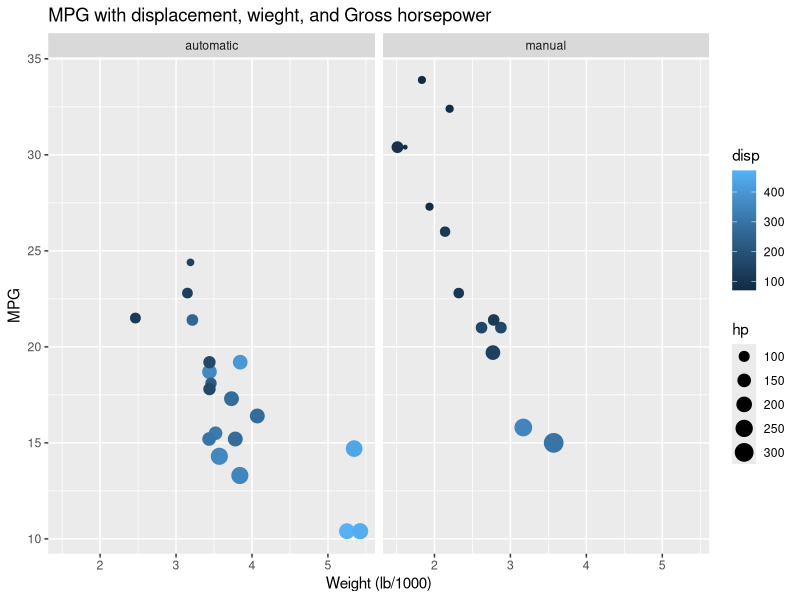
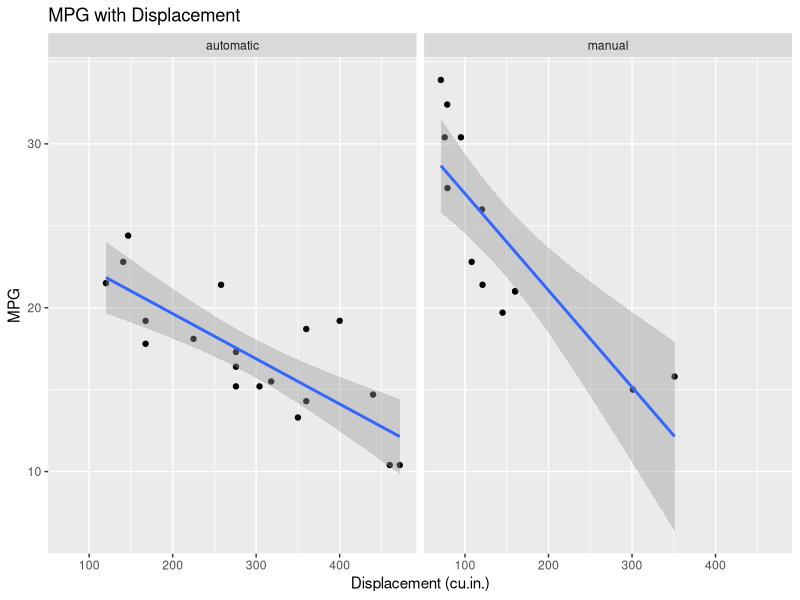
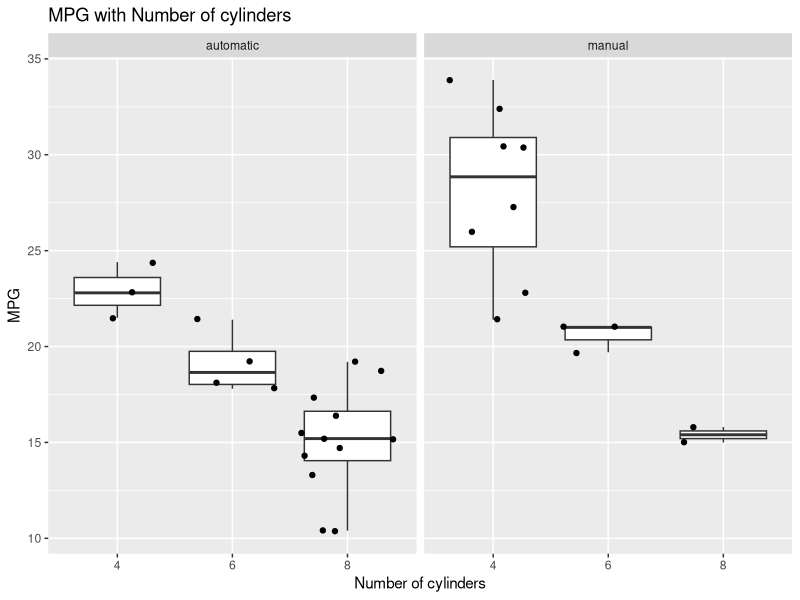
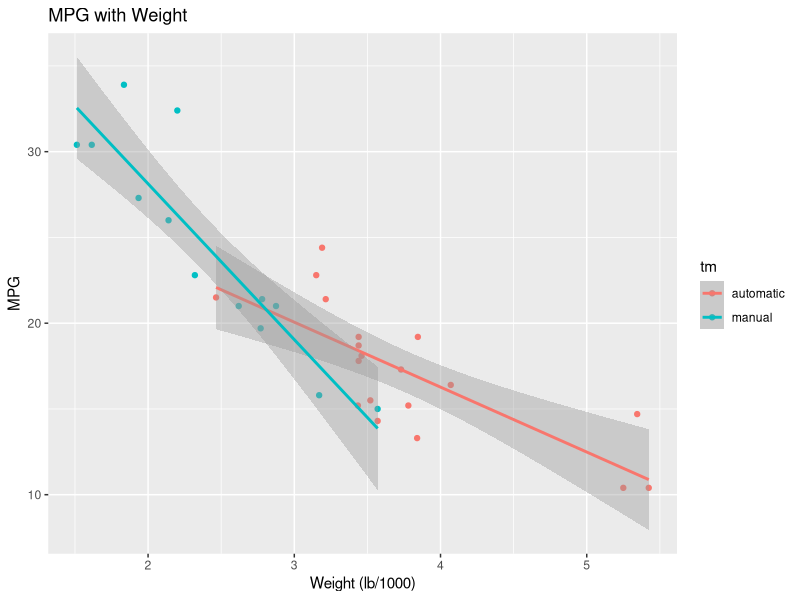
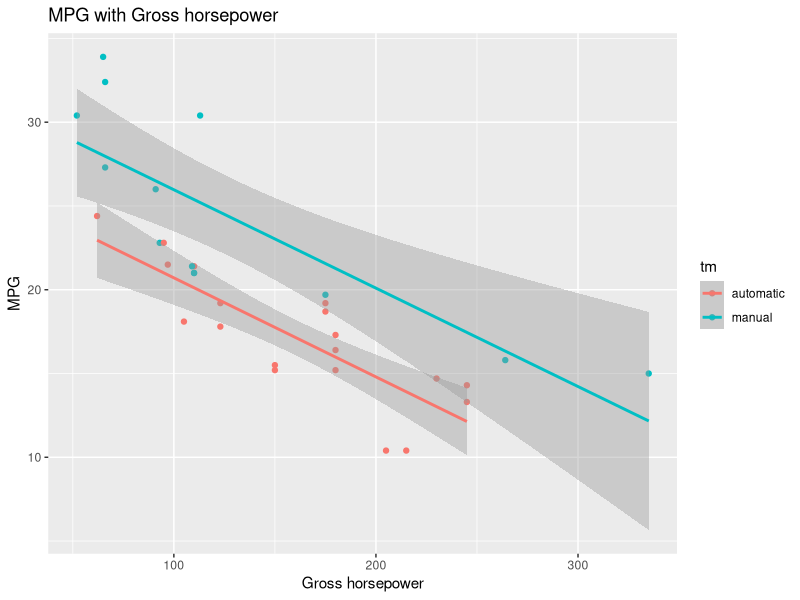
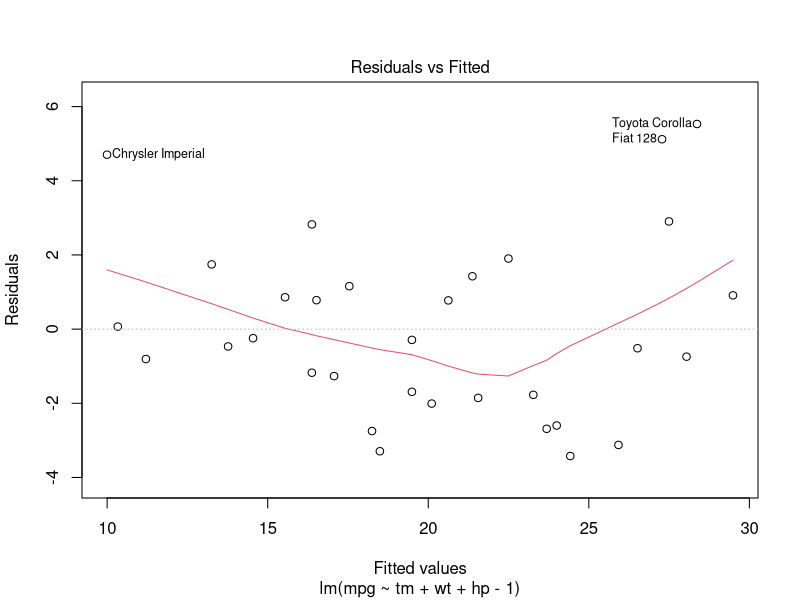
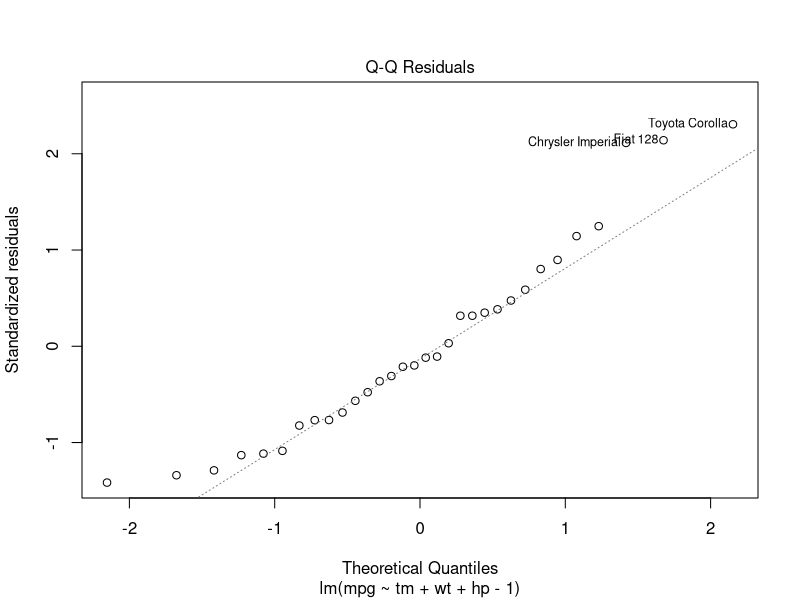
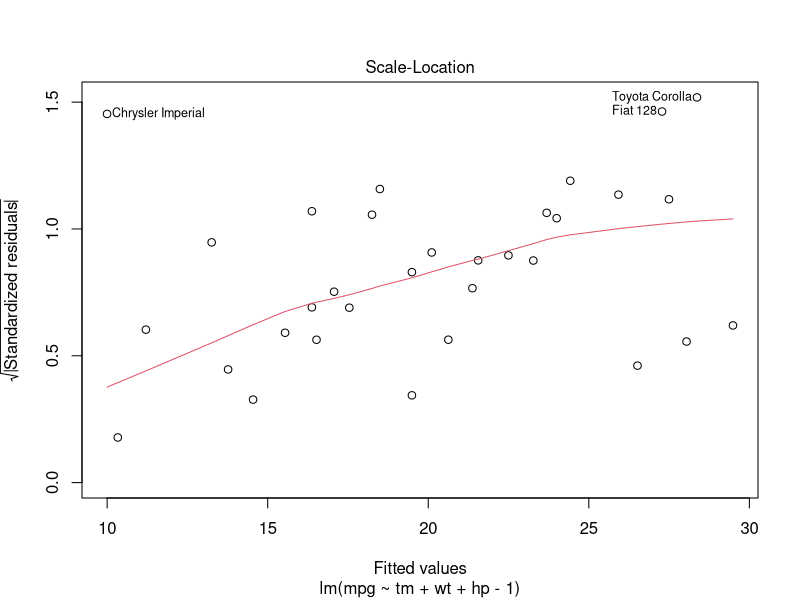

Generate these figures, in order, with R:
## ---- chunk 1
library(ggplot2)
data(mtcars)

mcars <- mtcars
mcars[mcars$am ==0,c("tm")] <- gsub("0", "automatic", mcars[mcars$am ==0,c("am")])
mcars[mcars$am ==1,c("tm")] <- gsub("1", "manual", mcars[mcars$am ==1,c("am")])
mcars$tm <- as.factor(mcars$tm)

auto <- subset(mcars, am == 0)
manual <- subset(mcars, am ==  1)
## ---- chunk 2
sort( abs( cor(mtcars)[,c("mpg")]),decreasing=T)
## ---- chunk 3
carsfit <- lm(mpg ~ tm+as.factor(cyl)+wt+disp+hp-1, data = mcars)
## ---- chunk 4
carsfit <- lm(mpg ~ tm+wt+hp-1+tm*wt*hp, data = mcars)
## ---- chunk 5
carsfit <- lm(mpg ~ tm+wt+hp-1, data = mcars)
summary(carsfit)
## ---- chunk 6
qplot(y=mpg, x=wt, data=mcars, colour= disp,size=hp,facets=.~tm,geom =c("point"),ylab = "MPG",xlab="Weight (lb/1000)",main="MPG with displacement, wieght, and Gross horsepower")

qplot(y =mpg ,x= disp, data=mcars,facets=.~tm,geom =c("point", "smooth"), method = "lm",main="MPG with Displacement",ylab = "MPG",xlab="Displacement (cu.in.)")

qplot(y =mpg ,x=as.factor(cyl), data=mcars,geom=c("boxplot", "jitter"),facets=.~tm,main="MPG with Number of cylinders",ylab = "MPG",xlab="Number of cylinders")

qplot(y =mpg , x=wt, data=mcars,color=tm,geom =c("point", "smooth"), method = "lm",main="MPG with Weight",ylab = "MPG",xlab="Weight (lb/1000)")

qplot(y =mpg , x=hp, data=mcars,color=tm,geom =c("point", "smooth"), method = "lm",main="MPG with Gross horsepower",ylab = "MPG",xlab="Gross horsepower")
## ---- chunk 7
plot(carsfit)
